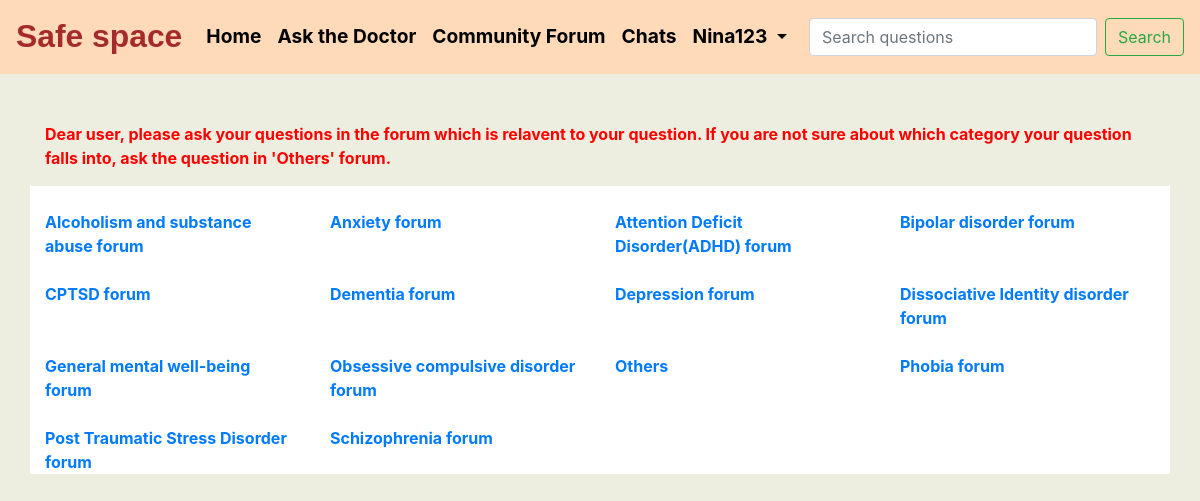
The page /community_forum/ (signed in) on the database its author committed.
### accounts/models.py (models this page shows, shortened)
class CustomUser(AbstractUser):
	is_normal_user=models.BooleanField(default=True)
	objects=CustomUserManager()

### community_forum/models.py (models this page shows, shortened)
class Categories(models.Model):
	class Meta:
		verbose_name_plural="Categories"
	id=models.AutoField(primary_key=True,unique=True)
	category_name=models.CharField(max_length=200,blank=True)

### community_forum/views.py (the view)
# urls.py: path('',views.CategoryView.as_view()),
class CategoryView(View):
	def get(self, request, *args, **kwargs):
		categories=Categories.objects.order_by('category_name')
		context={
			'categories':categories
		}
		return render(request,'community_forum/categories.html',context)

### community_forum/templates/community_forum/categories.html (shortened to what this page needs)
{% block content %}
{% include 'ask_the_doctor/base.html' %}
<div class="container">
	<p style="color:red;font-weight: bold;">Dear user, please ask your questions in the forum which is relavent to your question. If you are not sure about which category your question falls into, ask the question in 'Others' forum.</p>
</div>
<div class="container" style="background-color:white;">
	<div class="row">
		{% for category in categories%}
	    <div class="col-lg-3 col-md-3 col-sm-6 col-xs-6">
	    	<span style="font-weight: bolder;"><br><a href="/community_forum/{{category.category_name}}/">{{category.category_name|safe}}</a><br></span>
	    </div>
	    {% endfor %}
	    <br>
	</div>
</div>
{% endblock %}

### Ask_the_doctor/templates/Ask_the_doctor/base.html (shortened to what this page needs)
{% load static %}
<!DOCTYPE html>
<html lang="en">
  <head>
    <link rel="stylesheet" href="https://cdn.jsdelivr.net/npm/bootstrap@4.5.3/dist/css/bootstrap.min.css">
  </head>
  <body>
    <header>
      <nav class="navbar navbar-expand-lg fixed-top sticky-top nav-styles">
      <a class="navbar-brand" href="#" style="font-size: 1.99rem;font-weight: bolder;color:#A52A2A;font-family: Comic Sans MS, cursive, sans-serif;">Safe space</a>
      <div class="collapse navbar-collapse list-styles" id="navbarSupportedContent">
        <ul class="navbar-nav mr-auto">
          <li class="nav-item active">
            <a class="nav-link" href="/accounts/home/">Home <span class="sr-only">(current)</span></a>
          </li>
          {% if user.is_authenticated %}
            <li class="nav-item">
              <a class="nav-link" href="/ask_the_doctor/">Ask the Doctor</a>
            </li>
          {% else %}
            <span data-toggle="tooltip" data-placement="bottom" title="Please login first">
            <li class="nav-item">
            <a class="nav-link disabled" href="#" tabindex="-1" aria-disabled="true" style="">Ask the Doctor</a>
            </li>
          </span>
          {% endif %}
          <li class="nav-item">
            <a class="nav-link" href="/community_forum/">Community Forum</a>
          </li>
          {% if user.is_authenticated %}
            <li class="nav-item">
              <a class="nav-link" href="#">Chats</a>
            </li>
          {% else %}
            <span data-toggle="tooltip" data-placement="bottom" title="Please login first">
            <li class="nav-item">
              <a class="nav-link disabled" href="#" tabindex="-1" aria-disabled="true" style="">Chats</a>
            </li>
          </span>
          {% endif %}
          {% if user.is_authenticated %}
            <li class="nav-item dropdown">
              <a class="nav-link dropdown-toggle" href="#" id="navbarDropdown" role="button" data-toggle="dropdown" aria-haspopup="true" aria-expanded="false">
                {{user.username}}
              </a>
            </li>
          {% endif %}
        </ul>
        <form class="form-inline my-2 my-lg-0">
          <input class="form-control mr-sm-2" type="search" placeholder="Search questions" aria-label="Search" style="width: 18rem;">
          <button class="btn btn-outline-success my-2 my-sm-0" type="submit">Search</button>
        </form>
      </div>
    </nav>
  </header>
  </body>
</html>

### Ask_the_doctor/templates/Ask_the_doctor/base.html (style rules this page uses)
.nav-styles { background-color: #FFDAB9; }
.list-styles { color:black; font-size: 1.2rem; font-weight: bold; }
.nav-item a { color: #000000 !important; }

### community_forum/templates/community_forum/categories.html (style rules this page uses)
body { background-color: #EEEEE0; }

### rows shown on the page
CustomUser: username "Nina123"
Categories: category_name "Alcoholism and substance abuse forum"
Categories: category_name "Anxiety forum"
Categories: category_name "Attention Deficit Disorder(ADHD) forum"
Categories: category_name "Bipolar disorder forum"
Categories: category_name "CPTSD forum"
Categories: category_name "Dementia forum"
Categories: category_name "Depression forum"
Categories: category_name "Dissociative Identity disorder forum"
Categories: category_name "General mental well-being forum"
Categories: category_name "Obsessive compulsive disorder forum"
Categories: category_name "Others"
Categories: category_name "Phobia forum"
Categories: category_name "Post Traumatic Stress Disorder forum"
Categories: category_name "Schizophrenia forum"
